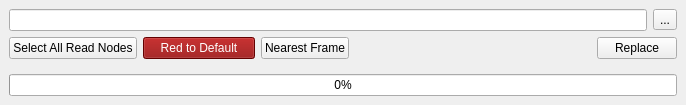
<?xml version="1.0" encoding="UTF-8"?>
<ui version="4.0">
 <class>MainWindow</class>
 <widget class="QMainWindow" name="MainWindow">
  <property name="geometry">
   <rect>
    <x>0</x>
    <y>0</y>
    <width>686</width>
    <height>105</height>
   </rect>
  </property>
  <property name="windowTitle">
   <string>Read Node Tool</string>
  </property>
  <widget class="QWidget" name="centralwidget">
   <layout class="QVBoxLayout" name="verticalLayout">
    <item>
     <layout class="QHBoxLayout" name="horizontalLayout">
      <item>
       <widget class="QLineEdit" name="pathBox"/>
      </item>
      <item>
       <widget class="QToolButton" name="browseButton">
        <property name="text">
         <string>...</string>
        </property>
       </widget>
      </item>
     </layout>
    </item>
    <item>
     <layout class="QHBoxLayout" name="horizontalLayout_2">
      <item>
       <widget class="QPushButton" name="selectAllButton">
        <property name="text">
         <string>Select All Read Nodes</string>
        </property>
       </widget>
      </item>
      <item>
       <widget class="QPushButton" name="rtdButton">
        <property name="minimumSize">
         <size>
          <width>112</width>
          <height>0</height>
         </size>
        </property>
        <property name="styleSheet">
         <string>background-color: darkRed; color: white;</string>
        </property>
        <property name="text">
         <string>Red to Default</string>
        </property>
       </widget>
      </item>
      <item>
       <widget class="QPushButton" name="nearestFrameButton">
        <property name="text">
         <string>Nearest Frame</string>
        </property>
       </widget>
      </item>
      <item>
       <spacer name="horizontalSpacer">
        <property name="orientation">
         <enum>Qt::Horizontal</enum>
        </property>
        <property name="sizeHint" stdset="0">
         <size>
          <width>40</width>
          <height>20</height>
         </size>
        </property>
       </spacer>
      </item>
      <item>
       <widget class="QPushButton" name="replaceButton">
        <property name="text">
         <string>Replace</string>
        </property>
       </widget>
      </item>
     </layout>
    </item>
    <item>
     <spacer name="verticalSpacer">
      <property name="orientation">
       <enum>Qt::Vertical</enum>
      </property>
      <property name="sizeHint" stdset="0">
       <size>
        <width>20</width>
        <height>40</height>
       </size>
      </property>
     </spacer>
    </item>
    <item>
     <widget class="QProgressBar" name="progressBar">
      <property name="value">
       <number>0</number>
      </property>
     </widget>
    </item>
   </layout>
  </widget>
 </widget>
 <resources/>
 <connections/>
</ui>
